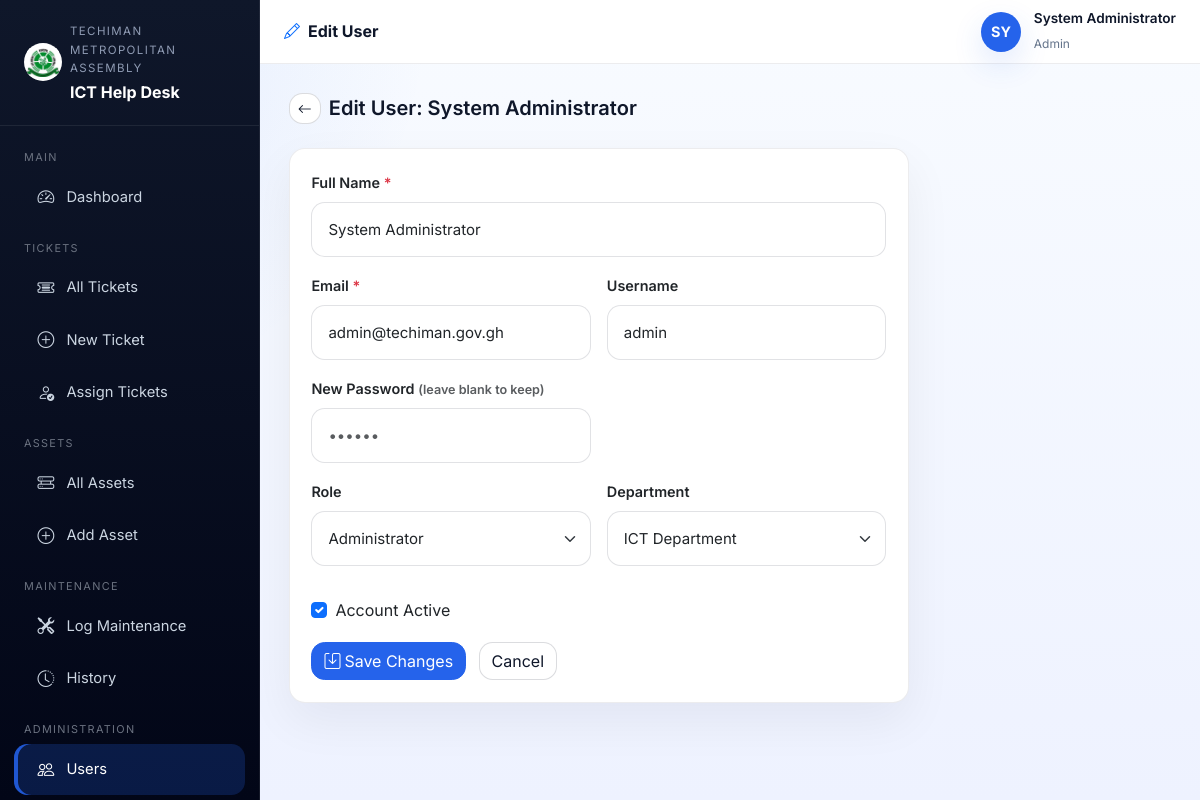
/admin/edit_user.php?id=1 (signed in), run on the app's committed database.
### tables this page shows
CREATE TABLE IF NOT EXISTS users (
    id INT AUTO_INCREMENT PRIMARY KEY,
    full_name VARCHAR(150) NOT NULL,
    email VARCHAR(150) NOT NULL UNIQUE,
    username VARCHAR(80) NOT NULL UNIQUE,
    password VARCHAR(255) NOT NULL,
    role ENUM('admin', 'technician', 'staff') NOT NULL DEFAULT 'staff',
    department_id INT,
    is_active TINYINT(1) DEFAULT 1,
    created_at TIMESTAMP DEFAULT CURRENT_TIMESTAMP,
    FOREIGN KEY (department_id) REFERENCES departments(id) ON DELETE SET NULL
);

CREATE TABLE IF NOT EXISTS departments (
    id INT AUTO_INCREMENT PRIMARY KEY,
    name VARCHAR(150) NOT NULL,
    description TEXT,
    created_at TIMESTAMP DEFAULT CURRENT_TIMESTAMP
);

### config/session.php (called while the page is built, shortened)
<?php
function currentUser(): array {
    return [
        'id'        => $_SESSION['user_id']   ?? 0,
        'name'      => $_SESSION['full_name'] ?? '',
        'username'  => $_SESSION['username']  ?? '',
        'role'      => $_SESSION['role']      ?? '',
        'dept_id'   => $_SESSION['dept_id']   ?? null,
    ];
}

### admin/edit_user.php (the view, shortened to what this page needs)
<?php
require_once __DIR__ . '/../config/session.php';
$db   = getDB();
$id   = (int)($_GET['id'] ?? 0);
$stmt = $db->prepare("SELECT * FROM users WHERE id=?");
$stmt->bind_param('i',$id);
$stmt->execute();
$u = $stmt->get_result()->fetch_assoc();
$departments = $db->query("SELECT id,name FROM departments ORDER BY name")->fetch_all(MYSQLI_ASSOC);
include __DIR__ . '/../includes/header.php';
include __DIR__ . '/../includes/sidebar.php';
?>
<div class="topbar">
    <span class="page-title"><i class="bi bi-pencil me-2 text-primary"></i>Edit User</span>
    <div class="user-badge">
        <div class="avatar"><?= strtoupper(substr($user['name'],0,2)) ?></div>
        <div class="user-info"><div style="font-size:.85rem;font-weight:600;"><?= htmlspecialchars($user['name']) ?></div><small><?= ucfirst($user['role']) ?></small></div>
    </div>
</div>
<div class="main-content">
    <div class="d-flex align-items-center gap-2 mb-4">
        <a href="users.php" class="btn btn-sm btn-outline-secondary"><i class="bi bi-arrow-left"></i></a>
        <h5 class="fw-semibold mb-0">Edit User: <?= htmlspecialchars($u['full_name']) ?></h5>
    </div>
    <div class="card" style="max-width:620px;">
        <div class="card-body">
            <form method="POST">
                <div class="row g-3">
                    <div class="col-12">
                        <label class="form-label">Full Name <span class="text-danger">*</span></label>
                        <input type="text" name="full_name" class="form-control" value="<?= htmlspecialchars($u['full_name']) ?>" required>
                    </div>
                    <div class="col-md-6">
                        <label class="form-label">Email <span class="text-danger">*</span></label>
                        <input type="email" name="email" class="form-control" value="<?= htmlspecialchars($u['email']) ?>" required>
                    </div>
                    <div class="col-md-6">
                        <label class="form-label">Username</label>
                        <input type="text" name="username" class="form-control" value="<?= htmlspecialchars($u['username']) ?>">
                    </div>
                    <div class="col-md-6">
                        <label class="form-label">New Password <small class="text-muted">(leave blank to keep)</small></label>
                        <input type="password" name="password" class="form-control" placeholder="••••••">
                    </div>
                    <div class="col-md-6">
                        <label class="form-label">Role</label>
                        <select name="role" class="form-select">
                            <option value="admin"      <?= $u['role']==='admin'      ?'selected':'' ?>>Administrator</option>
                        </select>
                    </div>
                    <div class="col-md-6">
                        <label class="form-label">Department</label>
                        <select name="department_id" class="form-select">
                            <?php foreach ($departments as $d): ?>
                            <option value="<?= $d['id'] ?>" <?= $u['department_id']==$d['id']?'selected':'' ?>><?= htmlspecialchars($d['name']) ?></option>
                            <?php endforeach; ?>
                        </select>
                    </div>
                    <div class="col-md-6 d-flex align-items-center">
                        <div class="form-check mt-3">
                            <input class="form-check-input" type="checkbox" name="is_active" id="is_active" <?= $u['is_active'] ? 'checked' : '' ?>>
                            <label class="form-check-label" for="is_active">Account Active</label>
                        </div>
                    </div>
                    <div class="col-12">
                        <button type="submit" class="btn btn-primary"><i class="bi bi-save me-1"></i>Save Changes</button>
                        <a href="users.php" class="btn btn-outline-secondary ms-2">Cancel</a>
                    </div>
                </div>
            </form>
        </div>
    </div>
</div>
<?php include __DIR__ . '/../includes/footer.php'; ?>

### assets/css/style.css (style rules this page uses)
:root { --primary: #2563eb; --primary-dk:#1d4ed8; --accent: #0ea5e9; --sidebar-bg:#0b1220; --sidebar-txt:#cbd5e1; --sidebar-active:#ffffff; --sidebar-hover:rgba(255,255,255,.08); --topbar-h: 64px; --sidebar-w: 260px; --body-bg: #f8fbff; --card-bg: #ffffff; --text-main: #0f172a; --text-muted:#64748b; --border: rgba(15,23,42,.08); --success: #10b981; --warning: #f59e0b; --danger: #ef4444; }
* { box-sizing: border-box; }
html { scroll-behavior: smooth; }
body { font-family: 'Inter', sans-serif; background: radial-gradient(circle at top left, rgba(37,99,235,.12), transparent 30%), linear-gradient(180deg, #f8fbff 0%, #eef2ff 100%); color: var(--text-main); margin: 0; min-height: 100vh; line-height: 1.6; }
button, input, select, textarea { font: inherit; }
a { color: inherit; text-decoration: none; }
.topbar { position: fixed; top: 0; left: var(--sidebar-w); right: 0; height: var(--topbar-h); background: rgba(255,255,255,.96); border-bottom: 1px solid rgba(15,23,42,.08); display: flex; align-items: center; padding: 0 1.5rem; z-index: 100; backdrop-filter: blur(12px); }
.topbar .page-title { font-weight: 700; font-size: 1rem; }
.topbar .user-badge { margin-left: auto; display: flex; align-items: center; gap: .8rem; }
.topbar .user-badge .avatar { width: 40px; height: 40px; border-radius: 50%; background: var(--primary); color: #fff; display: flex; align-items: center; justify-content: center; font-weight: 700; font-size: .9rem; box-shadow: 0 12px 30px rgba(37,99,235,.15); }
.topbar .user-badge .user-info small { color: var(--text-muted); font-size: .75rem; }
.main-content { margin-left: var(--sidebar-w); padding-top: calc(var(--topbar-h) + 1.8rem); padding-left: 1.8rem; padding-right: 1.8rem; padding-bottom: 2.5rem; min-height: 100vh; }
.card { background: var(--card-bg); border: 1px solid rgba(15,23,42,.08); border-radius: 1rem; box-shadow: 0 18px 48px rgba(15,23,42,.06); }
.card-body { padding: 1.35rem; }
.form-label { font-size: .9rem; font-weight: 600; }
.form-control, .form-select { font-size: .94rem; border-color: rgba(15,23,42,.12); border-radius: .85rem; padding: .95rem 1rem; transition: border .2s, box-shadow .2s; }
.btn { border-radius: .85rem; transition: transform .18s ease, box-shadow .18s ease, background .18s ease; }
.btn-primary { background: var(--primary); border-color: var(--primary); }
.btn-outline-secondary { color: var(--text-main); border-color: rgba(15,23,42,.15); background: #fff; }

### data on the page
users: full_name "SY", full_name "System Administrator", role "Admin", email "admin@techiman.gov.gh", username "admin", role "Administrator", department_id "ICT Department", is_active "☑"

### other printed values
SITE_ORG "TECHIMAN METROPOLITAN ASSEMBLY"
$label "Dashboard All Tickets New Ticket Assign Tickets All Assets Add Asset Log Maintenance History Users"
